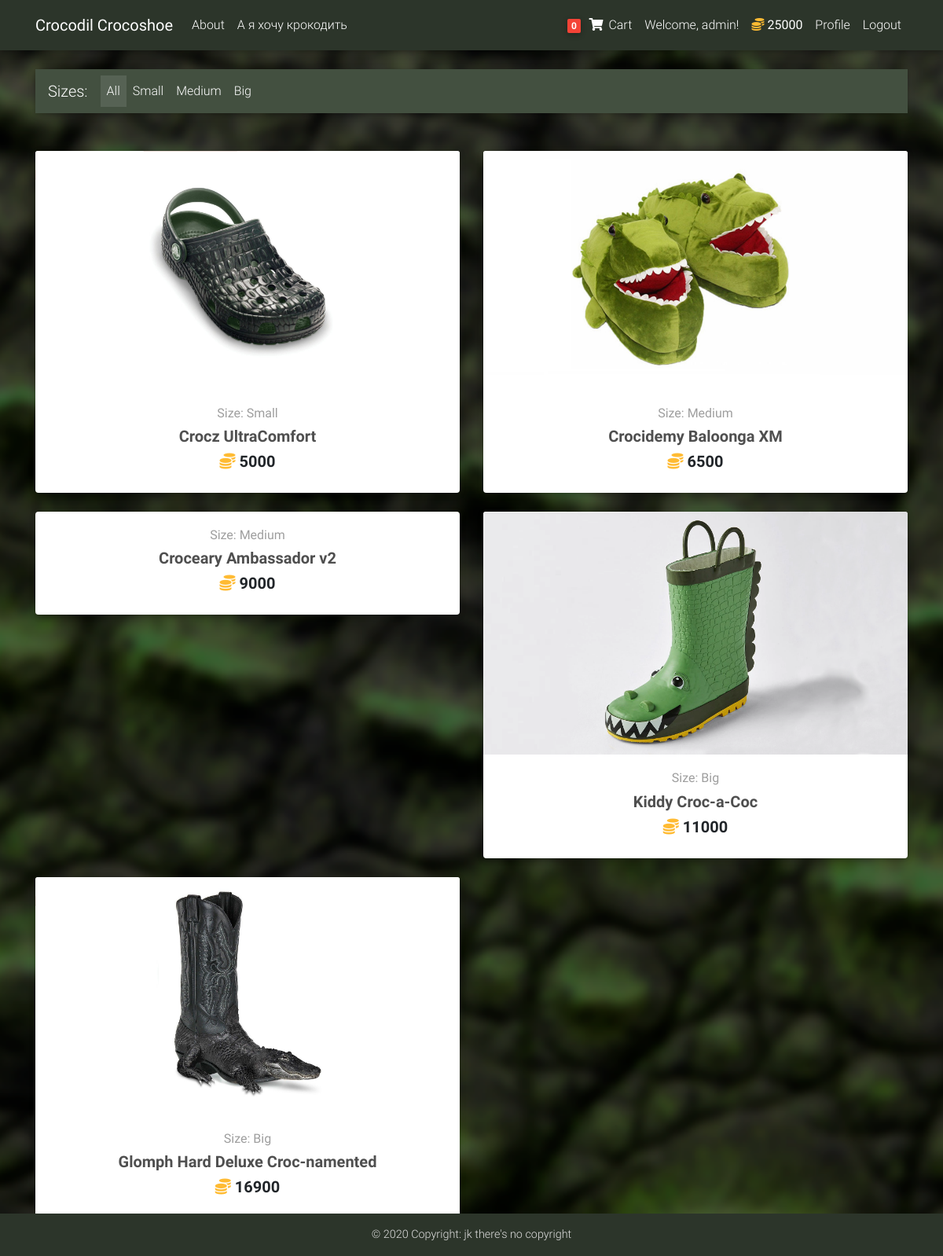
Screenshot of / (signed in) with the database file from the repository.
### core/models.py (models this page shows, shortened)
class Order(models.Model):
    user = models.ForeignKey(settings.AUTH_USER_MODEL, on_delete=models.CASCADE)
    items = models.ManyToManyField(OrderItem)
    ordered = models.BooleanField(default=False)

class Player(models.Model):
    user = models.OneToOneField(User, on_delete=models.CASCADE)
    credit = models.IntegerField(validators=[MinValueValidator(0), MaxValueValidator(1_000_000)], default=2_000)

class Item(models.Model):
    name = models.CharField(max_length=50)
    description = models.TextField()
    image = models.CharField(max_length=30)
    image_desc = models.CharField(max_length=50)
    price = models.IntegerField(validators=[MinValueValidator(0), MaxValueValidator(1_000_000)])
    slug = models.SlugField()
    size = models.CharField(
        max_length=1,
        choices=(('S', 'Small'), ('M', 'Medium'), ('B', 'Big')),
        default='S',
    )
    def get_absolute_url(self):
        return reverse("core:product", kwargs={'slug': self.slug})
    class Meta:
        ordering = ['price']

### core/views.py (the view)
# urls.py: path('', HomeView.as_view(), name='home'),
class HomeView(ListView):
    paginate_by = 10
    template_name = 'home.html'
    def get_queryset(self):
        if 'size' in self.kwargs:
            return Item.objects.filter(size=self.kwargs['size'])
        return Item.objects.all()
    def get_context_data(self, **kwargs):
        context = super().get_context_data(**kwargs)
        if 'size' in self.kwargs:
            context['size'] = self.kwargs['size']
        else:
            context['size'] = 'A'
        return context

### core/templatetags/cart_template_tags.py (called while the page is built)
@register.filter
def cart_item_count(user):
    if user.is_authenticated:
        qs = Order.objects.filter(user=user, ordered=False)
        if qs.exists():
            return qs[0].items.count()
    return 0

### templates/home.html (shortened to what this page needs)
{% extends 'base.html' %}
{% load static %}
{% block content %}
  <main>
    <div class="container">
      <nav class="navbar navbar-expand-lg navbar-dark my-bar2 mt-3 mb-5">
        <span class="navbar-brand">Sizes:</span>
        <div class="collapse navbar-collapse" id="basicExampleNav">
          <ul class="navbar-nav mr-auto">
            <li class="nav-item {% if size == 'A' %} active {% endif %}">
              <a class="nav-link" href="/">All</a>
            </li>
            <li class="nav-item {% if size == 'S' %} active {% endif %}">
              <a class="nav-link" href="{% url 'core:size' 'S' %}">Small</a>
            </li>
            <li class="nav-item {% if size == 'M' %} active {% endif %}">
              <a class="nav-link" href="{% url 'core:size' 'M' %}">Medium</a>
            </li>
            <li class="nav-item {% if size == 'B' %} active {% endif %}">
              <a class="nav-link" href="{% url 'core:size' 'B' %}">Big</a>
            </li>
          </ul>
        </div>
      </nav>
      <section class="text-center mb-4">
        <div class="row wow fadeIn">
          {% for item in object_list %}
            <div class="col-lg-6 col-md-6 mb-4">
              <div class="card">
                  <div class="view overlay">
                    <img src="{% static item.image %}" class="card-img-top"
                      alt='{{ item.image.desc }}'>
                  </div>
                  <div class="card-body text-center">
                    <a href="{{ item.get_absolute_url }}" class="grey-text">
                      <h6>Size: {{ item.get_size_display }}</h6>
                    </a>
                    <h5>
                      <strong>
                        <a href="{{ item.get_absolute_url }}" class="dark-grey-text">{{ item.name }}</a>
                      </strong>
                    </h5>
                    <h5 class="font-weight-bold">
                      <strong><i class="fas fa-coins text-warning"></i> {{ item.price }}</strong>
                    </h5>
                  </div>
              </div>
            </div>
          {% endfor %}
        </div>
      </section>
    </div>
  </main>
{% endblock %}

### templates/base.html (shortened to what this page needs)
{% load static %}
{% load cart_template_tags %}
<!DOCTYPE html>
<html lang="en">
<head>
    <link rel="stylesheet" href="https://use.fontawesome.com/releases/v5.11.2/css/all.css">
    <link href={% static "css/bootstrap.min.css" %} rel="stylesheet">
    <link href={% static "css/mdb.min.css" %} rel="stylesheet">
    <link href={% static "css/style.min.css" %} rel="stylesheet">
</head>
<body id="bg">
    <div class="view">
        <nav class="navbar fixed-top navbar-expand-lg navbar-dark my-bar scrolling-navbar text-white">
            <div class="container">
            <a class="navbar-brand waves-effect" href="/">
                <strong>Crocodil Crocoshoe</strong>
            </a>
            <div class="collapse navbar-collapse" id="navbarSupportedContent">
                <ul class="navbar-nav mr-auto">
                    <li class="nav-item">
                        <a class="nav-link waves-effect" href="{% url 'core:about' %}">About</a>
                    </li>
                    <li class="nav-item">
                        <a class="nav-link waves-effect" href="{% url 'core:clicky' %}">А я хочу крокодить</a>
                    </li>
                </ul>
                {% if request.user.is_authenticated %}
                    <ul class="navbar-nav nav-flex-icons">
                        <li class="nav-item">
                            <a href="{% url 'core:order-summary' %}" class="nav-link waves-effect">
                                <span class="badge red z-depth-1 mr-1"> {{ request.user|cart_item_count }} </span>
                                <i class="fas fa-shopping-cart"></i>
                                <span class="clearfix d-none d-sm-inline-block"> Cart </span>
                            </a>
                        </li>
                        <li class="nav-item">
                            <span class="py-2 px-2 clearfix d-none d-sm-inline-block"> Welcome, {{ request.user }}! </span>
                        </li>
                        <li class="nav-item">
                            <span class="py-2 px-2 clearfix d-inline-block">
                                <strong><i class="fas fa-coins text-warning"></i> {{ request.user.player.credit }}</strong>
                            </span>
                        </li>
                        <li class="nav-item">
                            <a href="{% url 'core:profile' %}" class="nav-link waves-effect">
                                <span class="clearfix d-sm-inline-block"> Profile </span>
                            </a>
                        </li>
                        <li class="nav-item">
                            <a href="{% url 'account_logout' %}" class="nav-link waves-effect">
                                <span class="clearfix d-sm-inline-block"> Logout </span>
                            </a>
                        </li>
                    </ul>
                {% endif %}
            </div>
            </div>
        </nav>
        <div class="mt-5 pt-4">
        </div>
        {% block content  %}
        {% endblock %}
        <footer class="my-bar text-center font-small mt-4 wow {% block footer_fade %}fadeIn {% endblock %}fixed-bottom">
            <div class="footer-copyright text-light py-3">
                © 2020 Copyright: jk there's no copyright
            </div>
        </footer>
    </div>
</body>
</html>

### templates/base.html (style rules this page uses)
html, body, header, { height: 60vh; }

### rows the page displays
Item: image (picture), size "Small", name "Crocz UltraComfort", price "5000"
Item: image (picture), size "Medium", name "Crocidemy Baloonga XM", price "6500"
Item: size "Medium", name "Croceary Ambassador v2", price "9000"
Item: image (picture), size "Big", name "Kiddy Croc-a-Coc", price "11000"
Item: image (picture), size "Big", name "Glomph Hard Deluxe Croc-namented", price "16900"

### other values shown
{{ request.user|cart_item_count }} "0"
{{ request.user }} "admin"
{{ request.user.player.credit }} "25000"
